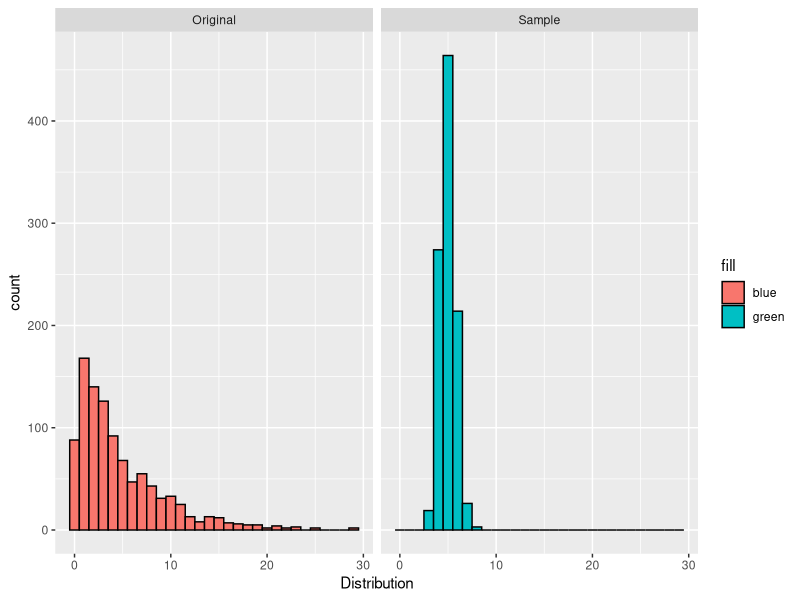

Here is the R script that generated this plot: (Note: this script raises an error after producing the figure.)
#Exponential Distribution
library(ggplot2)
expdist<-rexp(1000, 0.2) 
distmean<-mean(expdist)
distvar<-var(expdist)
distsd<-sd(expdist)


sampledist = NULL
for (i in 1 : 1000) sampledist = c(sampledist, mean(rexp(40,0.2)))
samplemean<-mean(sampledist)
samplevar<-var(sampledist)
samplesd<-sd(sampledist)

distdf<-rbind(rbind(data.frame(fill="blue", Distribution=expdist, Type="Original",Average=distmean,distlow=min(expdist),disthigh=max(expdist),distlowerq=quantile(expdist,0.25),distupperq=quantile(sampledist,0.75)),
                    data.frame(fill="green", Distribution=sampledist,Type="Sample",Average=samplemean,distlow=min(sampledist),disthigh=max(sampledist),distlowerq=quantile(sampledist,0.25),distupperq=quantile(sampledist,0.75))))

ggplot(distdf, aes(x=Distribution, fill=fill)) +
  geom_histogram(binwidth=1, colour="black") +
  facet_grid(.~Type)

ggplot(distdf, aes(x=Type,y=Distribution, fill=fill)) +
  geom_boxplot(aes(ymin = distlow, ymax=disthigh,lower = distlowerq, middle = Average, upper = distupperq),stat="identity")

